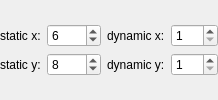
              <widget class="QWidget" name="tab">
               <attribute name="title">
                <string>ellipse</string>
               </attribute>
               <layout class="QGridLayout" name="gridLayout_26">
                <property name="leftMargin">
                 <number>0</number>
                </property>
                <property name="topMargin">
                 <number>0</number>
                </property>
                <property name="rightMargin">
                 <number>0</number>
                </property>
                <property name="bottomMargin">
                 <number>0</number>
                </property>
                <item row="0" column="0">
                 <layout class="QGridLayout" name="gridLayout_35">
                  <item row="1" column="3">
                   <widget class="QLabel" name="label_51">
                    <property name="text">
                     <string>dynamic y:</string>
                    </property>
                   </widget>
                  </item>
                  <item row="0" column="1">
                   <widget class="QLabel" name="label_35">
                    <property name="text">
                     <string>static x:</string>
                    </property>
                   </widget>
                  </item>
                  <item row="1" column="1">
                   <widget class="QLabel" name="label_40">
                    <property name="text">
                     <string>static y:</string>
                    </property>
                   </widget>
                  </item>
                  <item row="1" column="2">
                   <widget class="QSpinBox" name="sb_synum_2">
                    <property name="minimum">
                     <number>1</number>
                    </property>
                    <property name="maximum">
                     <number>9999</number>
                    </property>
                    <property name="value">
                     <number>8</number>
                    </property>
                   </widget>
                  </item>
                  <item row="0" column="3">
                   <widget class="QLabel" name="label_49">
                    <property name="text">
                     <string>dynamic x:</string>
                    </property>
                   </widget>
                  </item>
                  <item row="0" column="2">
                   <widget class="QSpinBox" name="sb_sxnum_2">
                    <property name="minimum">
                     <number>1</number>
                    </property>
                    <property name="maximum">
                     <number>9999</number>
                    </property>
                    <property name="value">
                     <number>6</number>
                    </property>
                   </widget>
                  </item>
                  <item row="1" column="4">
                   <widget class="QSpinBox" name="sb_dynum_2">
                    <property name="minimum">
                     <number>1</number>
                    </property>
                    <property name="maximum">
                     <number>999</number>
                    </property>
                    <property name="value">
                     <number>1</number>
                    </property>
                   </widget>
                  </item>
                  <item row="0" column="4">
                   <widget class="QSpinBox" name="sb_dxnum_2">
                    <property name="minimum">
                     <number>1</number>
                    </property>
                    <property name="maximum">
                     <number>999</number>
                    </property>
                    <property name="value">
                     <number>1</number>
                    </property>
                   </widget>
                  </item>
                 </layout>
                </item>
               </layout>
              </widget>
